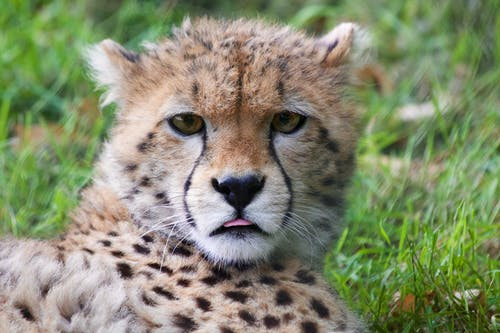
#> input picture task_1/data/BigCats/Cheetah/animal-africa-wilderness-zoo.jpg, 500 x 333 px; its folder holds only this picture in this run
$ python feature_extraction.py
#> lines starting #> are read from the running program, lines starting #| are printed output that depends on the picture
import cv2
import os
from tqdm import tqdm
import numpy as np


class FeatureExtractor:
    def __init__(self):
        self.__path_data = 'data/BigCats/'
        # create SIFT feature extractor
        self.__sift = cv2.SIFT_create()
        self.original_dataset = self.__load_dataset()
#> self.original_dataset = 2 items
        self.grey_dataset = self.__convert_to_greyscale()
#> the loop in __convert_to_greyscale, `for c in self.original_dataset:` made 2 passes
#> c on passes 1 to 2: 'Cheetah', 'Jaguar'
#> self.grey_dataset = 2 items
        self.processed_dataset = self.__extract_features()

    def __load_dataset(self):
        os.chdir(f'{os.getcwd()}/../..')
        # retrieve class labels (and clean the list)
        classes = list(filter(None, [x[0].replace('data/BigCats/', '') for x in os.walk(self.__path_data)]))

        dataset = {}
        for c in classes:
            filenames = next(os.walk(f'{self.__path_data}/{c}'), (None, None, []))[2]
            dataset[c] = [cv2.imread(f'{self.__path_data}/{c}/{img}') for img in filenames]
        print("Dataset successfully loaded")
        return dataset

    def __extract_features(self):
        processed_dataset = {}
        # detect features from the image
        print("Extracting SIFT Features:")
        for c in tqdm(self.grey_dataset):
            image_list = []
            for idx, image in enumerate(self.grey_dataset[c]):
                # keypoint holds the
                keypoints, descriptors = self.__sift.detectAndCompute(image, None)
                image_list.append([keypoints, descriptors])
                # print(f'features: {len(descriptors[1])}')
                # print(f'features: {descriptors.shape[0]}')

            processed_dataset[c] = image_list
#> this loop made 2 passes
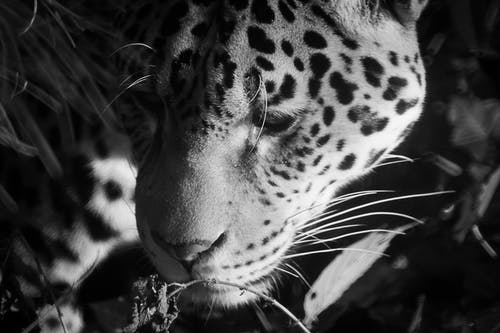
#> image: shape (333, 500); min 0, max 253, mean 66.7
#> after the loop, processed_dataset = 2 items
        print("Features successfully extracted")
        return processed_dataset

    def __convert_to_greyscale(self):
        grey_images = {}
        for c in self.original_dataset:
            grey_images[c] = [cv2.cvtColor(image, cv2.COLOR_BGR2GRAY) for image in self.original_dataset[c]]
        return grey_images

    def __clean_features(self):
        num_of_descriptors = 50
        cleaned_features = {}
        for c in self.processed_dataset:
            samples = []
            for keypoints, descriptors in c:
                descriptor_subsets = descriptors[np.random.randint(descriptors.shape[0], size=num_of_descriptors)]
                samples.append(descriptor_subsets)
            cleaned_features[c] = samples


f = FeatureExtractor()
